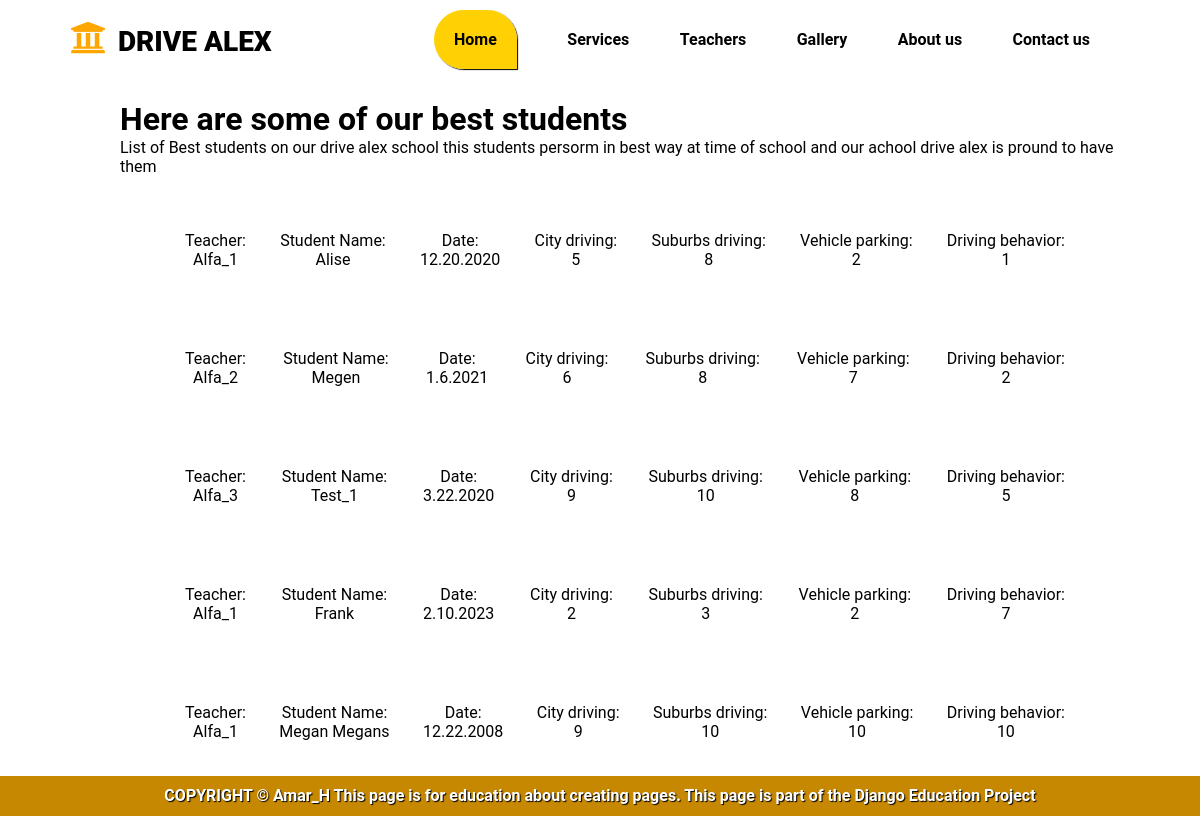
Screenshot of /graduation with the database file from the repository.
### site_1/models.py (models this page shows)
class Report_1(models.Model):
    values_choices =  [
        ("1","1"),
        ("2","2"),
        ("3", "3"),
        ("4","4"),
        ("5","5"),
        ("6","6"),
        ("7","7"),
        ("8","8"),
        ("9","9"),
        ("10","10"),
    ]
    teacher = models.CharField(max_length=80)
    student_name = models.CharField(max_length=80)
    year_of_report = models.CharField(max_length=12)
    city_driving = models.CharField(max_length=3, choices=values_choices, default='0000000')
    suburbs_driving = models.CharField(max_length=3 ,choices=values_choices, default='0000000')
    vehicle_parking = models.CharField(max_length=3 ,choices=values_choices, default='0000000')
    driving_behavior = models.CharField(max_length=3 ,choices=values_choices, default='0000000')
    comment = models.CharField(max_length=500)

### site_1/views.py (the view)
# urls.py: path("graduation", views.check_7, name="check_7"),
def check_7(request):
    check_report = Report_1.objects.all()
    return render(request, "site_1/graduation.html",  {'call_report': check_report})

### site_1/templates/site_1/graduation.html (shortened to what this page needs)
{% load static %}
<!DOCTYPE html>
<html lang="en">
<head>
    <link rel="stylesheet" href="https://use.fontawesome.com/releases/v5.15.4/css/all.css">
    <link rel="stylesheet" href="{% static 'site/style.css'%}">
</head>
<body>
    <div class="top">
        <div class="navbar">
            <div class="cname">
                <i class="fa fa-university"></i> &nbsp;&nbsp;<span class="f">DRIVE ALEX</span>
            </div>
            <div class="menu">
                <ul>
                    <li><a href="/Drive-school"><span class="w">Home</span></a></li>
                    <li><a href="/services">Services</a></li>
                    <li><a href="/Teachers">Teachers</a></li>
                    <li><a href="/Gallery">Gallery</a></li>
                    <li><a href="/About">About us</a></li>
                    <li><a href="/Contact">Contact us</a></li>
                </ul>
            </div>
        </div>
    </div>
    <div class="div-main">
        <h1>Here are some of our best  students</h1>
        <p>List of Best students on our drive alex school this students persorm in best way  at time of school and our achool drive alex is pround to have them </p>
        <div class="div-tr">
            {% for call_reports in call_report %}
                <ul class="ul-main">
                    <li class="div-li">Teacher: <br>{{ call_reports.teacher }}</li>
                    <li class="div-li">Student Name: <br>{{ call_reports.student_name }}</li>
                    <li class="div-li">Date: <br>{{ call_reports.year_of_report }}</li>
                    <li class="div-li">City driving: <br>{{ call_reports.city_driving }}</li>
                    <li class="div-li">Suburbs driving: <br>{{ call_reports.suburbs_driving }}</li>
                    <li class="div-li">Vehicle parking: <br>{{ call_reports.vehicle_parking }}</li>
                    <li class="div-li">Driving behavior: <br>{{ call_reports.driving_behavior }}</li>
                </ul>
            {% endfor %}
        </div>
    </div>
    <footer>
        <h4>COPYRIGHT &COPY; Amar_H This page is for education about creating pages. This page is part of the Django Education Project</h4>
    </footer>
</body>
</html>

### site_1/static/site/style.css (style rules this page uses)
* { margin: 0%; padding: 0%; list-style: none; font-family: 'Roboto', sans-serif; text-decoration: none; }
.top { height: 80px; }
.navbar { width: 90%; height: 80px; margin: auto; display: flex; flex-wrap: wrap; }
.cname { width: 30%; background-color: white; }
.menu { width: 70%; }
ul { display: flex; flex-wrap: wrap; justify-content: space-between; padding: 30px 50px; }
.cname i { font-size: 36px; margin-left: 10px; margin-top: 20px; color: rgb(255, 166, 0); }
.f { font-size: 28px; font-family: 'Roboto', sans-serif; font-weight: 800; }
ul li a { font-weight: bold; color: black; }
.w { background-color: rgb(255, 209, 5); box-shadow: 1px 1px 1px black; padding: 20px 20px; border-radius: 30px 30px 0px 30px; }
footer { height: 40px; background-color:rgb(199, 136, 1); }
footer h4 { color: white; text-align: center; display: block; text-shadow: 1px 1px 1px black; padding: 10px 0px; }

### site_1/templates/site_1/graduation.html (style rules this page uses)
.div-main { width: 1000px; height: auto; margin-left: 100px; padding-left: 20px; padding-right: 20px; padding-top: 20px; display: block; }
.div-tr { height: auto; padding: 5px; }
.ul-main { text-align: center; }
.div-li { padding-left: 10px; padding-top: 20px; }

### rows the page displays
Report_1: teacher "Alfa_1", student_name "Alise", year_of_report "12.20.2020", city_driving "5", suburbs_driving "8", vehicle_parking "2", driving_behavior "1"
Report_1: teacher "Alfa_2", student_name "Megen", year_of_report "1.6.2021", city_driving "6", suburbs_driving "8", vehicle_parking "7", driving_behavior "2"
Report_1: teacher "Alfa_3", student_name "Test_1", year_of_report "3.22.2020", city_driving "9", suburbs_driving "10", vehicle_parking "8", driving_behavior "5"
Report_1: teacher "Alfa_1", student_name "Frank", year_of_report "2.10.2023", city_driving "2", suburbs_driving "3", vehicle_parking "2", driving_behavior "7"
Report_1: teacher "Alfa_1", student_name "Megan Megans", year_of_report "12.22.2008", city_driving "9", suburbs_driving "10", vehicle_parking "10", driving_behavior "10"
